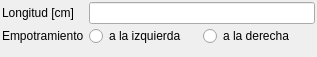
<?xml version="1.0" encoding="UTF-8"?>
<ui version="4.0">
 <class>WidgetEditVoladizo</class>
 <widget class="QWidget" name="WidgetEditVoladizo">
  <property name="geometry">
   <rect>
    <x>0</x>
    <y>0</y>
    <width>317</width>
    <height>57</height>
   </rect>
  </property>
  <property name="windowTitle">
   <string>Form</string>
  </property>
  <layout class="QVBoxLayout" name="verticalLayout">
   <property name="spacing">
    <number>2</number>
   </property>
   <property name="leftMargin">
    <number>2</number>
   </property>
   <property name="topMargin">
    <number>2</number>
   </property>
   <property name="rightMargin">
    <number>2</number>
   </property>
   <property name="bottomMargin">
    <number>2</number>
   </property>
   <item>
    <layout class="QFormLayout" name="formLayout">
     <property name="horizontalSpacing">
      <number>2</number>
     </property>
     <property name="verticalSpacing">
      <number>2</number>
     </property>
     <item row="0" column="0">
      <widget class="QLabel" name="label">
       <property name="text">
        <string>Longitud [cm]</string>
       </property>
       <property name="buddy">
        <cstring>txtLongitud</cstring>
       </property>
      </widget>
     </item>
     <item row="0" column="1">
      <widget class="QLineEdit" name="txtLongitud"/>
     </item>
     <item row="1" column="0">
      <widget class="QLabel" name="label_2">
       <property name="text">
        <string>Empotramiento </string>
       </property>
       <property name="buddy">
        <cstring>radioIzquierda</cstring>
       </property>
      </widget>
     </item>
     <item row="1" column="1">
      <layout class="QHBoxLayout" name="horizontalLayout">
       <property name="spacing">
        <number>2</number>
       </property>
       <item>
        <widget class="QRadioButton" name="radioIzquierda">
         <property name="text">
          <string>a la izquierda</string>
         </property>
        </widget>
       </item>
       <item>
        <widget class="QRadioButton" name="radioDerecha">
         <property name="text">
          <string>a la derecha</string>
         </property>
        </widget>
       </item>
      </layout>
     </item>
    </layout>
   </item>
  </layout>
 </widget>
 <resources/>
 <connections/>
</ui>
